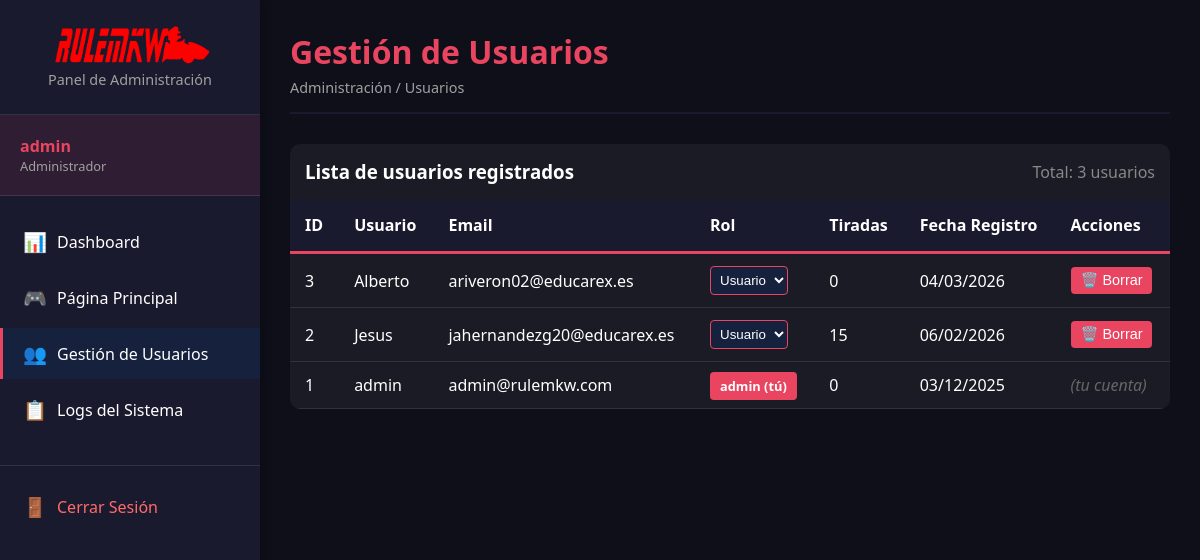
The app's page /admin/usuarios.php (signed in), older data.
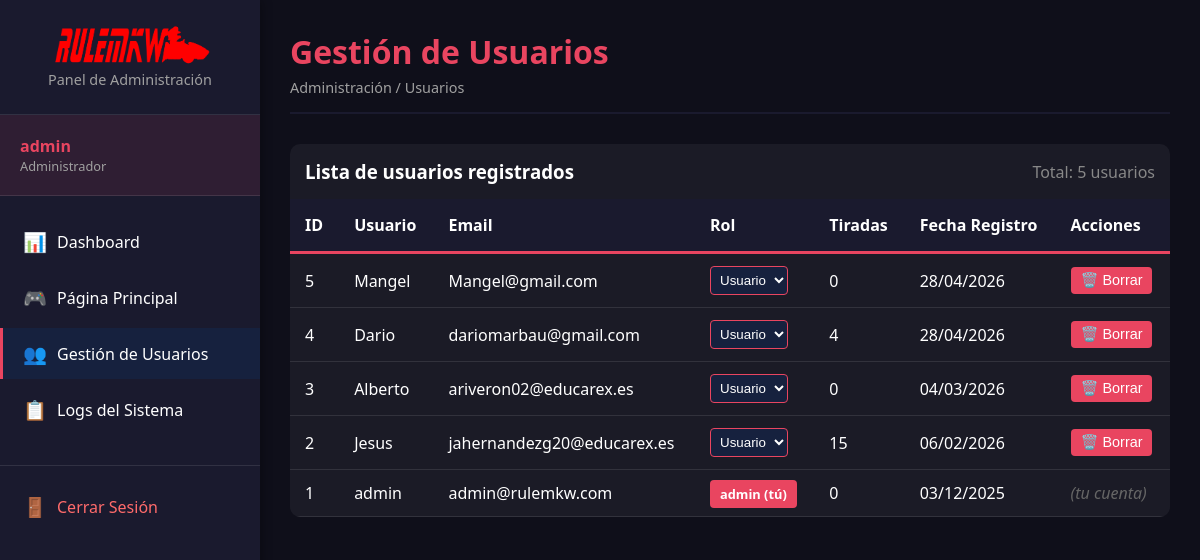
The same page, newer data.
### tables this page shows
CREATE TABLE `usuarios` (
  `id` int NOT NULL,
  `usuario` varchar(50) NOT NULL,
  `email` varchar(100) NOT NULL,
  `foto_perfil` varchar(255) DEFAULT 'default.png',
  `pass` varchar(255) NOT NULL,
  `rol` enum('usuario','admin') DEFAULT 'usuario',
  `fecha_registro` timestamp NOT NULL DEFAULT CURRENT_TIMESTAMP
);

### src/admin/usuarios.php (the view, shortened to what this page needs)
<?php
require_once 'layout/sidebar.php';
require_once '../backend/includes/conexion.php';
$usuarios = $enlace->query("
    SELECT u.*,
           (SELECT COUNT(*) FROM estadisticas_usuario WHERE usuario_id = u.id) as total_tiradas
    FROM usuarios u
    ORDER BY u.fecha_registro DESC
");
?>
<div class="content-header">
    <h1>Gestión de Usuarios</h1>
    <div class="breadcrumb">Administración / Usuarios</div>
</div>
<div class="table-container">
    <div style="padding: 15px; display: flex; justify-content: space-between; align-items: center;">
        <h3>Lista de usuarios registrados</h3>
        <span style="color: #888;">Total: <?php echo $usuarios->num_rows; ?> usuarios</span>
    </div>
    <table class="data-table">
        <thead>
            <tr>
                <th>ID</th>
                <th>Usuario</th>
                <th>Email</th>
                <th>Rol</th>
                <th>Tiradas</th>
                <th>Fecha Registro</th>
                <th>Acciones</th>
            </tr>
        </thead>
        <tbody>
            <?php while($usuario = $usuarios->fetch_assoc()): ?>
            <tr>
                <td><?php echo $usuario['id']; ?></td>
                <td><?php echo htmlspecialchars($usuario['usuario']); ?></td>
                <td><?php echo htmlspecialchars($usuario['email']); ?></td>
                <td>
                    <?php if ($usuario['id'] == $_SESSION['usuario_id']): ?>
                        <span class="badge badge-admin" style="background: #e94560; color: white; padding: 5px 10px; border-radius: 4px;">
                            <?php echo $usuario['rol']; ?> (tú)
                        </span>
                    <?php else: ?>
                        <form method="POST" style="display:inline;">
                            <select name="nuevo_rol" onchange="this.form.submit()" style="padding: 5px; background: #16213e; color: white; border: 1px solid #e94560; border-radius: 4px;">
                                <option value="usuario" <?php echo $usuario['rol'] == 'usuario' ? 'selected' : ''; ?>>Usuario</option>
                            </select>
                        </form>
                    <?php endif; ?>
                </td>
                <td><?php echo $usuario['total_tiradas']; ?></td>
                <td><?php echo date('d/m/Y', strtotime($usuario['fecha_registro'])); ?></td>
                <td>
                    <?php if ($usuario['id'] != $_SESSION['usuario_id']): ?>
                    <form method="POST" style="display:inline;" onsubmit="return confirm('¿Estás seguro de que quieres borrar al usuario <?php echo htmlspecialchars($usuario['usuario']); ?>?\nEsta acción no se puede deshacer.');">
                        <button type="submit" class="btn btn-danger" style="background: #e94560; color: white; border: none; padding: 5px 10px; border-radius: 4px; cursor: pointer;">
                            🗑️ Borrar
                        </button>
                    </form>
                    <?php else: ?>
                    <span style="color: #666; font-style: italic;">(tu cuenta)</span>
                    <?php endif; ?>
                </td>
            </tr>
            <?php endwhile; ?>
        </tbody>
    </table>
</div>
<?php
echo '</main></div>';
?>
</body>
</html>

### src/admin/layout/sidebar.php (shortened to what this page needs)
<?php
$current_page = basename($_SERVER['PHP_SELF']);
?>
<!DOCTYPE html>
<html lang="es">
<head>
    <link rel="stylesheet" href="../css/admin.css">
</head>
<body>
    <div class="admin-wrapper">
        <aside class="admin-sidebar">
            <div class="sidebar-header">
            <img src="../media/iconos/logo.png" alt="RuleMKW" height="40" width="160" class="me-2 p-0">
                <p>Panel de Administración</p>
            </div>
            <div class="sidebar-user">
                <div class="user-name"><?php echo htmlspecialchars($_SESSION['usuario_nombre'] ?? 'Admin'); ?></div>
                <div class="user-role">Administrador</div>
            </div>
            <nav class="sidebar-nav">
                <ul>
                    <li>
                        <a href="dashboard.php" class="<?php echo $current_page == 'dashboard.php' ? 'active' : ''; ?>">
                            <span class="icon">📊</span>
                            <span>Dashboard</span>
                        </a>
                    </li>
                    <li>
                        <a href="../index.php" target="_blank">
                            <span class="icon">🎮</span>
                            <span>Página Principal</span>
                        </a>
                    </li>
                    <li>
                        <a href="usuarios.php" class="<?php echo $current_page == 'usuarios.php' ? 'active' : ''; ?>">
                            <span class="icon">👥</span>
                            <span>Gestión de Usuarios</span>
                        </a>
                    </li>
                    <li>
                        <a href="logs.php" class="<?php echo $current_page == 'logs.php' ? 'active' : ''; ?>">
                            <span class="icon">📋</span>
                            <span>Logs del Sistema</span>
                        </a>
                    </li>
                    <li class="logout">
                        <a href="../backend/logout.php">
                            <span class="icon">🚪</span>
                            <span>Cerrar Sesión</span>
                        </a>
                    </li>
                </ul>
            </nav>
        </aside>
        <main class="admin-content">

### src/css/admin.css (style rules this page uses)
:root { --sidebar-width: 260px; --sidebar-bg: #1a1a2e; --sidebar-hover: #16213e; --primary-color: #e94560; --text-light: #fff; --text-muted: #a0a0a0; --cookie-color: #4ECDC4; }
* { margin: 0; padding: 0; box-sizing: border-box; }
body { font-family: 'Segoe UI', Tahoma, Geneva, Verdana, sans-serif; background: #0f0f1a; color: #fff; }
.admin-wrapper { display: flex; min-height: 100vh; }
.admin-sidebar { width: var(--sidebar-width); background: var(--sidebar-bg); position: fixed; height: 100vh; overflow-y: auto; box-shadow: 2px 0 10px rgba(0,0,0,0.3); z-index: 1000; transition: all 0.3s ease; }
.sidebar-header { padding: 25px 20px; border-bottom: 1px solid rgba(255,255,255,0.1); text-align: center; }
.sidebar-header p { color: var(--text-muted); font-size: 0.9rem; }
.sidebar-user { padding: 20px; background: rgba(233, 69, 96, 0.1); border-bottom: 1px solid rgba(255,255,255,0.1); }
.sidebar-user .user-name { font-weight: bold; color: var(--primary-color); }
.sidebar-user .user-role { font-size: 0.8rem; color: var(--text-muted); }
.sidebar-nav { padding: 20px 0; }
.sidebar-nav ul { list-style: none; }
.sidebar-nav li { margin-bottom: 5px; }
.sidebar-nav a { display: flex; align-items: center; padding: 12px 20px; color: var(--text-light); text-decoration: none; transition: all 0.3s; border-left: 3px solid transparent; }
.sidebar-nav a.active { background: var(--sidebar-hover); border-left-color: var(--primary-color); }
.sidebar-nav .icon { margin-right: 10px; font-size: 1.2rem; width: 24px; text-align: center; }
.sidebar-nav .logout { margin-top: 30px; border-top: 1px solid rgba(255,255,255,0.1); padding-top: 15px; }
.sidebar-nav .logout a { color: #ff6b6b; }
.admin-content { flex: 1; margin-left: var(--sidebar-width); padding: 30px; min-height: 100vh; background: #0f0f1a; }
.content-header { margin-bottom: 30px; padding-bottom: 15px; border-bottom: 2px solid var(--sidebar-bg); }
.content-header h1 { font-size: 2rem; color: var(--primary-color); }
.content-header .breadcrumb { color: var(--text-muted); font-size: 0.9rem; margin-top: 5px; }
.table-container { background: rgba(255,255,255,0.05); border-radius: 10px; overflow: hidden; margin-top: 20px; }
.data-table { width: 100%; border-collapse: collapse; color: white; }
.data-table th { background: var(--sidebar-bg); padding: 15px; text-align: left; font-weight: 600; border-bottom: 3px solid var(--primary-color); color: white; }
.data-table td { padding: 12px 15px; border-bottom: 1px solid rgba(255,255,255,0.1); color: white; }
.badge { padding: 4px 10px; border-radius: 20px; font-size: 0.8rem; font-weight: 600; }
.badge-admin { background: var(--primary-color); color: white; }
.btn { padding: 8px 16px; border: none; border-radius: 5px; cursor: pointer; font-size: 0.9rem; transition: all 0.3s; text-decoration: none; display: inline-block; }
.btn-danger { background: #ff4444; color: white; }

Row changes from the older to the newer data that the page shows:
added usuarios: id "5", usuario "Mangel", email "Mangel@gmail.com", nuevo_rol "Usuario", total_tiradas "0", fecha_registro "28/04/2026"
added usuarios: id "4", usuario "Dario", email "dariomarbau@gmail.com", nuevo_rol "Usuario", total_tiradas "4", fecha_registro "28/04/2026"
Text that changed along with them:
$usuarios->num_rows: "3" → "5"
